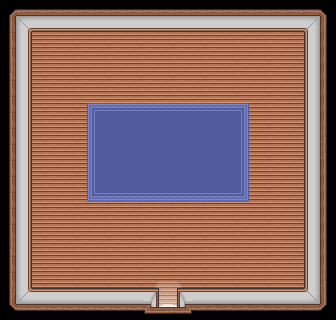

A 2D game scene composited from a Tiled map and its tileset images. What follows is a short description and the map's XML, with each tile layer's data collapsed to a summary:
An orthogonal 21x20 tile map with 16x16 px tiles, 3 tile layers (地板, 墙壁, 地毯), 1 hidden layer not drawn.

<map version="1.0" orientation="orthogonal" renderorder="right-down" width="21" height="20" tilewidth="16" tileheight="16">
 <tileset firstgid="1" name="tilesheet_0" tilewidth="16" tileheight="16">
  <image source="../sprite/tilesheet_0.png" width="320" height="1568" />
  <terraintypes>
   <terrain name="新地形" tile="-1" />
  </terraintypes>
  <tile id="1608" terrain=",,,0" />
  <tile id="1609" terrain=",,0,0" />
  <tile id="1610" terrain=",,0," />
  <tile id="1628" terrain=",0,,0" />
  <tile id="1630" terrain="0,,0," />
  <tile id="1648" terrain=",0,," />
  <tile id="1649" terrain="0,0,," />
  <tile id="1650" terrain="0,,," />
 </tileset>
 <layer name="地板" width="21" height="20">
  <data>[420 cells, 342 non-empty, 4 distinct tile ids]</data>
 </layer>
 <layer name="墙壁" width="21" height="20">
  <data>[420 cells, 151 non-empty, 40 distinct tile ids]</data>
 </layer>
 <layer name="地毯" width="21" height="20">
  <data>[420 cells, 77 non-empty, 9 distinct tile ids]</data>
 </layer>
 <layer name="传送节点" width="21" height="20" visible="0" opacity="0.9">
  <data>[420 cells, 0 non-empty, 0 distinct tile ids]</data>
 </layer>
</map>